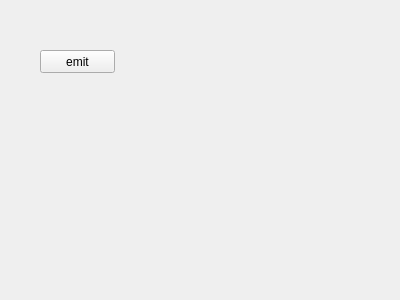
<?xml version="1.0" encoding="UTF-8"?>
<ui version="4.0">
 <class>Form</class>
 <widget class="QWidget" name="Form">
  <property name="geometry">
   <rect>
    <x>0</x>
    <y>0</y>
    <width>400</width>
    <height>300</height>
   </rect>
  </property>
  <property name="windowTitle">
   <string>Form</string>
  </property>
  <widget class="QPushButton" name="emit_but">
   <property name="geometry">
    <rect>
     <x>40</x>
     <y>50</y>
     <width>75</width>
     <height>23</height>
    </rect>
   </property>
   <property name="text">
    <string>emit</string>
   </property>
  </widget>
 </widget>
 <resources/>
 <connections/>
</ui>
